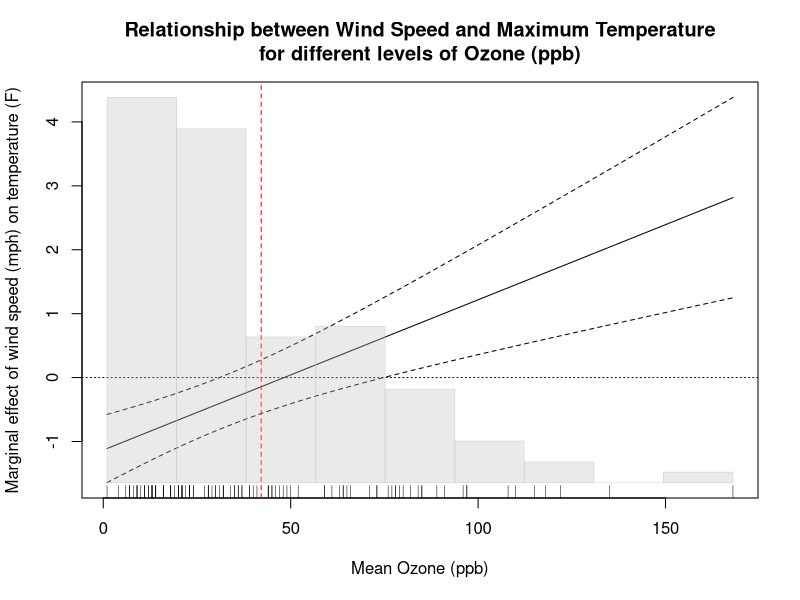
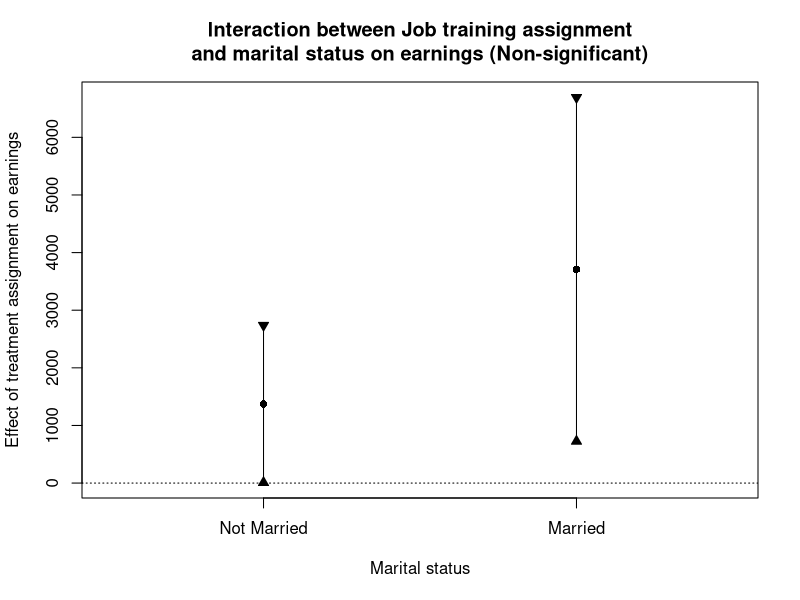

These charts were generated, in order, by the following R code:
## Two-variable interaction plots in R
## Anton Strezhnev 
## 06/17/2013

## interaction_plot_continuous: Plots the marginal effect for one variable interacted with a continuous moderator variable
## Usage
## Required
# model: linear or generalized linear model object returned by lm() or glm() function
# effect: name of the "effect" variable in the interaction (marginal effect plotted on y-axis) - character string
# moderator: name of the moderating variable in the interaction (plotted on x-axis) - character string
# interaction: name of the interaction variable in the model object - character string
## Optional
# varcov: Variance-Covariance matrix - if default, then taken from the model object using vcov()
# minimum: Smallest value of moderator for which a marginal effect is calculated, if "min" then equal to the minimum value of the moderator in the dataset
# maximum: Largest value of moderator for which a marginal effect is calucated, if "max" then equal to the maximum value of the moderator in the dataset
# num_points: Total number of points for which a marginal effect is calculated - increase to make confidence bounds appear smoother
# conf: Size of confidence interval around coefficient estimates - 0-1, default is .95 (95% confidence)
# mean: Mark the mean mediator value by a vertical red line
# median: Mark the median mediator value by a vertical blue line
# alph: Transparency level of the histogram plot - 0-100, decrease to make the histogram more transparent
# rugplot: Include a rug plot of the mediator values below the figure
# histogram: Include a histogram of mediator values behind the figure - only plotted if minimum="min" and maximum="max"
# title: Title of the plot
# xlabel: Label of the X axis
# ylabel: Label of the Y axis
interaction_plot_continuous <- function(model, effect, moderator, interaction, varcov="default", minimum="min", maximum="max", incr="default", num_points = 50, conf=.95, mean=FALSE, median=FALSE, alph=80, rugplot=T, histogram=T, title="Marginal effects plot", xlabel="Value of moderator", ylabel="Estimated marginal coefficient"){
  
  # Define a function to make colors transparent
  makeTransparent<-function(someColor, alpha=alph){
    newColor<-col2rgb(someColor)
    apply(newColor, 2, function(curcoldata){rgb(red=curcoldata[1], green=curcoldata[2],
      blue=curcoldata[3],alpha=alpha, maxColorValue=255)})
  }
  
  # Extract Variance Covariance matrix
  if (varcov == "default"){
    covMat = vcov(model)
  }else{
    covMat = varcov
  }
  
  # Extract the data frame of the model
  mod_frame = model.frame(model)
  
  # Get coefficients of variables
  beta_1 = model$coefficients[[effect]]
  beta_3 = model$coefficients[[interaction]]
  
  # Set range of the moderator variable
  # Minimum
  if (minimum == "min"){
    min_val = min(mod_frame[[moderator]], na.rm =T)
  }else{
    min_val = minimum
  }
  # Maximum
  if (maximum == "max"){
    max_val = max(mod_frame[[moderator]], na.rm = T)
  }else{
    max_val = maximum
  }
  
  # Check if minimum smaller than maximum
  if (min_val > max_val){
    stop("Error: Minimum moderator value greater than maximum value.")
  }
  
  # Determine intervals between values of the moderator
  if (incr == "default"){
    increment = (max_val - min_val)/(num_points - 1)
  }else{
    increment = incr
  }
  
  # Create list of moderator values at which marginal effect is evaluated
  x_2 <- seq(from=min_val, to=max_val, by=increment)
  
  # Compute marginal effects
  delta_1 = beta_1 + beta_3*x_2
  
  # Compute variances
  var_1 = covMat[effect,effect] + (x_2^2)*covMat[interaction, interaction] + 2*x_2*covMat[effect, interaction]
  
  # Standard errors
  se_1 = sqrt(var_1)
  
  # Upper and lower confidence bounds
  z_score = qnorm(1 - ((1 - conf)/2))
  upper_bound = delta_1 + z_score*se_1
  lower_bound = delta_1 - z_score*se_1
  
  # Determine the bounds of the graphing area
  max_y = max(upper_bound)
  min_y = min(lower_bound)
  
  # Make the histogram color
  hist_col = makeTransparent("grey")
  
  # Initialize plotting window
  plot(x=c(), y=c(), ylim=c(min_y, max_y), xlim=c(min_val, max_val), xlab=xlabel, ylab=ylabel, main=title)
  
  # Plot estimated effects
  lines(y=delta_1, x=x_2)
  lines(y=upper_bound, x=x_2, lty=2)
  lines(y=lower_bound, x=x_2, lty=2)
  
  # Add a dashed horizontal line for zero
  abline(h=0, lty=3)
  
  # Add a vertical line at the mean
  if (mean){
    abline(v = mean(mod_frame[[moderator]]), lty=2, col="red")
  }
  
  # Add a vertical line at the median
  if (median){
    abline(v = median(mod_frame[[moderator]]), lty=3, col="blue")
  }
  
  # Add Rug plot
  if (rugplot){
    rug(mod_frame[[moderator]])
  }
  # Add Histogram (Histogram only plots when minimum and maximum are the min/max of the moderator)
  if (histogram & minimum=="min" & maximum=="max"){
    par(new=T)
    hist(mod_frame[[moderator]], axes=F, xlab="", ylab="",main="", border=hist_col, col=hist_col)
  }
}

## interaction_plot_binary: Plots the marginal effect for one variable interacted with a binary variable
## Usage
## Required
# model: linear or generalized linear model object returned by lm() or glm() function
# effect: name of the "effect" variable in the interaction (marginal effect plotted on y-axis) - character string
# moderator: name of the moderating variable in the interaction (plotted on x-axis) - character string - Variable must be binary (0-1)
# interaction: name of the interaction variable in the model object - character string
## Optional
# varcov: Variance-Covariance matrix - if default, then taken from the model object using vcov()
# conf: Size of confidence interval around coefficient estimates - 0-1, default is .95 (95% confidence)
# title: Title of the plot
# xlabel: Label of the X axis
# ylabel: Label of the Y axis
# factor_labels: Labels for each of the two moderator values - default = "0" and "1"
interaction_plot_binary <- function(model, effect, moderator, interaction, varcov="default", conf=.95, title="Marginal effects plot", xlabel="Value of moderator", ylabel="Estimated marginal coefficient", factor_labels=c(0,1)){
  
  # Extract Variance Covariance matrix
  if (varcov == "default"){
    covMat = vcov(model)
  }else{
    covMat = varcov
  }
  
  # Extract the data frame of the model
  mod_frame = model.frame(model)
  
  # Get coefficients of variables
  beta_1 = model$coefficients[[effect]]
  beta_3 = model$coefficients[[interaction]]
  
  # Create list of moderator values at which marginal effect is evaluated
  x_2 <- c(0,1)
  
  # Compute marginal effects
  delta_1 = beta_1 + beta_3*x_2
  
  # Compute variances
  var_1 = covMat[effect,effect] + (x_2^2)*covMat[interaction, interaction] + 2*x_2*covMat[effect, interaction]
  
  # Standard errors
  se_1 = sqrt(var_1)
  
  # Upper and lower confidence bounds
  z_score = qnorm(1 - ((1 - conf)/2))
  upper_bound = delta_1 + z_score*se_1
  lower_bound = delta_1 - z_score*se_1
  
  # Determine the bounds of the graphing area
  max_y = max(upper_bound)
  min_y = min(lower_bound)
  
  # Initialize plotting window
  plot(x=c(), y=c(), ylim=c(min_y, max_y), xlim=c(-.5, 1.5), xlab=xlabel, ylab=ylabel, main=title, xaxt="n")
  
  # Plot points of estimated effects
  points(x=x_2, y=delta_1, pch=16)
  
  # Plot lines of confidence intervals
  lines(x=c(x_2[1], x_2[1]), y=c(upper_bound[1], lower_bound[1]), lty=1)
  points(x=c(x_2[1], x_2[1]), y=c(upper_bound[1], lower_bound[1]), pch=c(25,24), bg="black")
  lines(x=c(x_2[2], x_2[2]), y=c(upper_bound[2], lower_bound[2]), lty=1)
  points(x=c(x_2[2], x_2[2]), y=c(upper_bound[2], lower_bound[2]), pch=c(25,24), bg="black")
  
  # Label the axis
  axis(side=1, at=c(0,1), labels=factor_labels)
  
  # Add a dashed horizontal line for zero
  abline(h=0, lty=3)
  
}

##### Examples!
## Demo on Air Quality data

# Load air quality Data
data(airquality)
# Linear model - Max Temperature (F) = Ozone Level (ppb) + Avg Wind Speed (mph) + Ozone*WindSpeed
test_model <- lm(Temp ~ Ozone + Wind + Wind*Ozone, data=airquality)
summary(test_model)

# Create an interaction plot
interaction_plot_continuous(test_model, effect="Wind", moderator="Ozone", interaction="Ozone:Wind", mean=T, title="Relationship between Wind Speed and Maximum Temperature\nfor different levels of Ozone (ppb)",xlabel="Mean Ozone (ppb)", ylabel="Marginal effect of wind speed (mph) on temperature (F)")

## Demo on LaLonde dataset
require(Matching)
data(lalonde)

# Earnings in '78 = Treatment (Job training) + Married + treatment*married
test_model_2 <- lm(re78 ~ treat + married + treat*married, data=lalonde)
summary(test_model_2)

# Create an interaction plot with binary moderator
interaction_plot_binary(test_model_2, effect="treat", moderator="married", interaction="treat:married", factor_labels=c("Not Married","Married"), xlabel="Marital status", ylabel="Effect of treatment assignment on earnings", title="Interaction between Job training assignment\nand marital status on earnings (Non-significant)")
